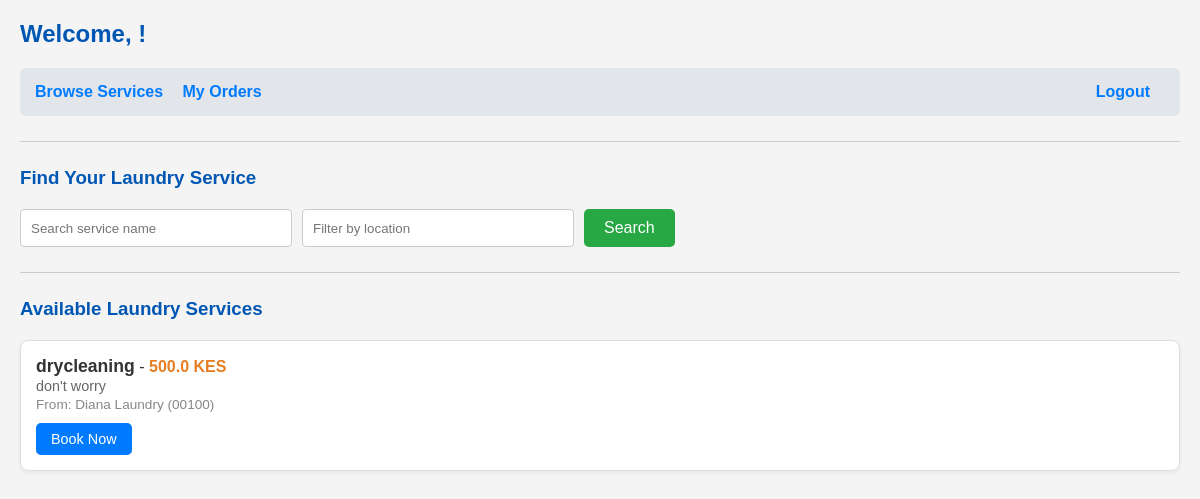
Page /services on the earlier database version.
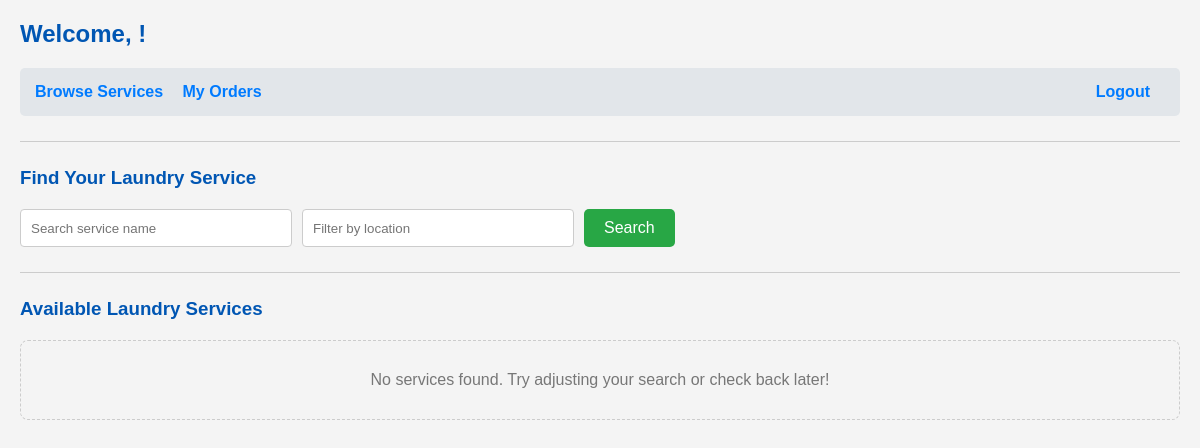
Same page on the later database version.
### app.py (models this page shows)
class Service(db.Model):
    id = db.Column(db.Integer, primary_key=True)
    business_id = db.Column(db.Integer, db.ForeignKey('business.id'), nullable=False)
    name = db.Column(db.String(150), nullable=False)
    description = db.Column(db.Text)
    price = db.Column(db.Float, nullable=False)
    orders = db.relationship('Order', backref='service', lazy=True)

class Business(db.Model):
    id = db.Column(db.Integer, primary_key=True)
    owner_id = db.Column(db.Integer, db.ForeignKey('user.id'), nullable=False, unique=True) # Ensure one business per owner
    name = db.Column(db.String(150), nullable=False, unique=True)
    phone = db.Column(db.String(20))
    address = db.Column(db.String(255))
    description = db.Column(db.Text)
    services = db.relationship('Service', backref='business', lazy=True)

### app.py (the view)
@app.route('/services')
def browse_services():
    query = request.args.get('q')
    location = request.args.get('location')
    services_query = Service.query.join(Business)
    if query:
        services_query = services_query.filter(Service.name.ilike(f"%{query}%"))
    if location:
        services_query = services_query.filter(Business.address.ilike(f"%{location}%"))
    services = services_query.order_by(Service.name).all() # Order alphabetically
    return render_template('browse_services.html', services=services, current_search_q=query, current_search_location=location)

### templates/browse_services.html (shortened to what this page needs)
<!DOCTYPE html>
<html lang="en">
<head>
</head>
<body>
    <h2>Welcome, {{ session.username }}!</h2>
    <nav>
        <div>
            <a href="{{ url_for('browse_services') }}">Browse Services</a>
            <a href="{{ url_for('client_orders') }}">My Orders</a>
        </div>
        <a href="{{ url_for('logout') }}">Logout</a>
    </nav>
    <hr>
    <h3>Find Your Laundry Service</h3>
    <form method="get" action="{{ url_for('browse_services') }}">
        <input type="text" name="q" placeholder="Search service name" value="{{ request.args.get('q', '') }}">
        <input type="text" name="location" placeholder="Filter by location" value="{{ request.args.get('location', '') }}">
        <button type="submit">Search</button>
    </form>
    <hr>
    <h3>Available Laundry Services</h3>
    <ul>
        {% for service in services %}
            <li>
                <strong>{{ service.name }}</strong> - <span class="price">{{ service.price }} KES</span><br>
                <span class="description">{{ service.description }}</span><br>
                <span class="business-info">From: {{ service.business.name }} ({{ service.business.address }})</span><br>
                <a href="{{ url_for('book_service', service_id=service.id) }}" class="book-link">Book Now</a>
            </li>
        {% else %}
            <p class="no-services">No services found. Try adjusting your search or check back later!</p>
        {% endfor %}
    </ul>
</body>
</html>

### templates/browse_services.html (style rules this page uses)
body { font-family: sans-serif; margin: 20px; background-color: #f4f4f4; color: #333; }
h2, h3 { color: #0056b3; margin-bottom: 20px; }
nav { margin-bottom: 20px; background-color: #e2e6ea; padding: 10px 15px; border-radius: 5px; display: flex; justify-content: space-between; align-items: center; }
nav a { margin-right: 15px; text-decoration: none; color: #007bff; font-weight: bold; padding: 5px 0; }
hr { border: 0; height: 1px; background-color: #ccc; margin: 25px 0; }
form { display: flex; gap: 10px; margin-bottom: 20px; }
form input[type="text"] { padding: 10px; border: 1px solid #ccc; border-radius: 4px; flex-grow: 1; max-width: 250px; }
form button[type="submit"] { padding: 10px 20px; background-color: #28a745; color: white; border: none; border-radius: 5px; cursor: pointer; font-size: 16px; }
ul { list-style-type: none; padding: 0; }
.no-services { text-align: center; color: #777; padding: 30px; border: 1px dashed #ccc; border-radius: 8px; }

Differences in the rows shown:
removed Service: name "drycleaning", price "500.0", description "don't worry", business.name "Diana Laundry", business.address "00100"
Other differences:
text now shown: "No services found. Try adjusting your search or check back later!"
